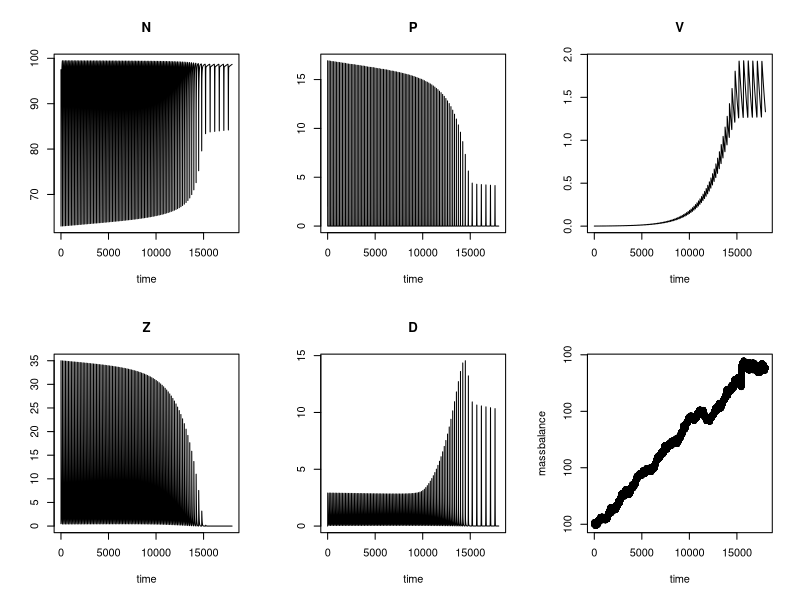
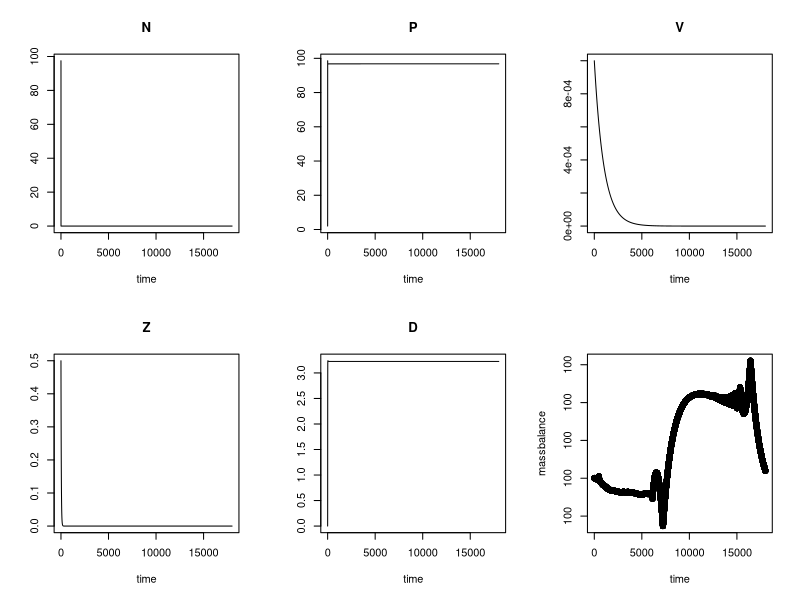

The R source for these figures, in order: (Note: this script raises an error after producing the figures.)
#install.packages("deSolve")
library (deSolve)
library(ggplot2)
library(gridExtra)

#####BUILDING A NVPDZ model###########

# The model (i. e. the right hand side of the ODE)
model = function(t, state, parameters) {
  with(as.list(c(state, parameters)),{
    dN <- e*D - mu*P*(N/(N+kN))
    dP <- mu*P*(N/(N+kN)) - I*P*V - gz*P*Z - mp*P
    dV <- deltaV*I*P*V - mv*V
    dZ <- gz*P*Z - Z*mz
    dD <- mp*P+ Z*mz + V*mv + (1-deltaV)*I*P*V - e*D
    list(c(dN, dP, dV, dZ, dD))         #returns a list of equations
  })
}

# Parameters and their values
parameter<- c( e=0.3 ,      #Remineralization rate
               mu=0.8 ,     #Phytoplankton maximum growth rate
               kN=0.4 ,     #Half-saturation constant
               mp=0.01 ,    #Phytoplankton mortality
               I=0.5  ,     #infection rate
               gz=0.1 ,     #grazing rate 
               deltaV=0.01 ,#virus production
               mv=0.001 ,   #Virus mortality
               mz=0.03      #Zooplankton mortality
)

parameter2<- c( e=0.3 ,      #Remineralization rate
                mu=0.8 ,     #Phytoplankton maximum growth rate
                kN=0.4 ,     #Half-saturation constant
                mp=0.01 ,    #Phytoplankton mortality
                I=0.0  ,     #infection rate
                gz=0.0 ,     #grazing rate 
                deltaV=0.0  ,#virus production
                mv=0.001 ,   #Virus mortality
                mz=0.03      #Zooplankton mortality
)


initial_condition = c(N=97.499, P=2, V=0.001, Z=0.5, D=0) #####initial conditions of state variables


# Numerical method
numerical_method = "lsoda"

time = seq(0, 18000, by=0.1)

require(deSolve)

solution1 = ode(initial_condition, time, model, parameter, numerical_method)


plot(solution1)


# check for mass balance
solutiondf1 <-as.data.frame(solution1)
N<-solutiondf1$N
P<-solutiondf1$P
V<-solutiondf1$V
Z<-solutiondf1$Z
D<-solutiondf1$D
massbalance = N+P+Z+V+D
plot(time, massbalance)



solution2 = ode(initial_condition, time, model, parameter2, numerical_method)

plot(solution2)



# check for mass balance
solutiondf2 <-as.data.frame(solution2)
N<-solutiondf2$N
P<-solutiondf2$P
V<-solutiondf2$V
Z<-solutiondf2$Z
D<-solutiondf2$D
massbalance = N+P+Z+V+D
plot(time, massbalance)


######plotting one model output and all components together
all<-ggplot()+ geom_path(data=solutiondf2, aes(x=time, y=V, col = "Virus"),na.rm = TRUE) +
  geom_path(data=solutiondf2, aes(x=time, y=P, col ="Phytoplankton"),na.rm = TRUE)+ 
  geom_path(data=solutiondf2, aes(x=time, y=Z, col ="Zooplankton"),na.rm = TRUE)+
  geom_path(data=solutiondf2, aes(x=time, y=N, col ="Nutrients"),na.rm = TRUE)+
  geom_path(data=solutiondf2, aes(x=time, y=D, col ="Detritus"),na.rm = TRUE)+
  xlim(values=c(1000,5000))+
  #ylim(values=c(0,20))+
  labs(x = "Time (d)", y = "Concentration (umol N l-1)",color = "Legend", title= "All components")






#####plotting different model outputs ....e.g. growth rates of phytoplankton from 0.1 to 1.2

b1<-ggplot()+ geom_path(data=solutiondf1, aes(x=time, y=V, col = "0.1 GR"),na.rm = TRUE)+ geom_path(data=solutiondf2, aes(x=time, y=V, col ="0.5 GR"),na.rm = TRUE)+ 
  xlim(values=c(4700,5000))+
  #ylim(values=c(0,20))+
  labs(x = "Time (d)", y = "Concentration (umol N l-1)",color = "Legend", title= "Virus")

b2<-ggplot()+ geom_path(data=solutiondf1, aes(x=time, y=P, col = "0.1 GR"),na.rm = TRUE)+ geom_path(data=solutiondf2, aes(x=time, y=P, col ="0.5 GR"),na.rm = TRUE)+
  xlim(values=c(4700,5000))+
  #ylim(values=c(0,20))+
  labs(x = "Time (d)", y = "Concentration (umol N l-1)",color = "Legend", title= "Phytoplankton")

b3<-ggplot()+ geom_path(data=solutiondf1, aes(x=time, y=Z, col = "0.1 GR"),na.rm = TRUE)+ geom_path(data=solutiondf2, aes(x=time, y=Z, col ="0.5 GR"),na.rm = TRUE)+
  xlim(values=c(4700,5000))+
  #ylim(values=c(0,50))+
  labs(x = "Time (d)", y = "Concentration (umol N l-1)",color = "Legend", title= "Zooplankton")


b4<-ggplot()+ geom_path(data=solutiondf1, aes(x=time, y=N, col = "0.1 GR"),na.rm = TRUE)+ geom_path(data=solutiondf2, aes(x=time, y=N, col ="0.5 GR"),na.rm = TRUE)+
  xlim(values=c(4700,5000))+
  #ylim(values=c(0,20))+
  labs(x = "Time (d)", y = "Concentration (umol N l-1)",color = "Legend", title= "Nutrients")

b5<-ggplot()+ geom_path(data=solutiondf1, aes(x=time, y=D, col = "0.1 GR"),na.rm = TRUE)+ geom_path(data=solutiondf2, aes(x=time, y=D, col ="0.5 GR"),na.rm = TRUE)+ geom_path(data=solutiondf3, aes(x=time, y=D, col ="1.2 GR"),na.rm = TRUE)+
  xlim(values=c(4700,5000))+
  #ylim(values=c(0,10))+
  labs(x = "Time (d)", y = "Concentration (umol N l-1)",color = "Legend", title= "Detritus")

grid.arrange(b1,b2,b3, b4, b5, nrow =3)
